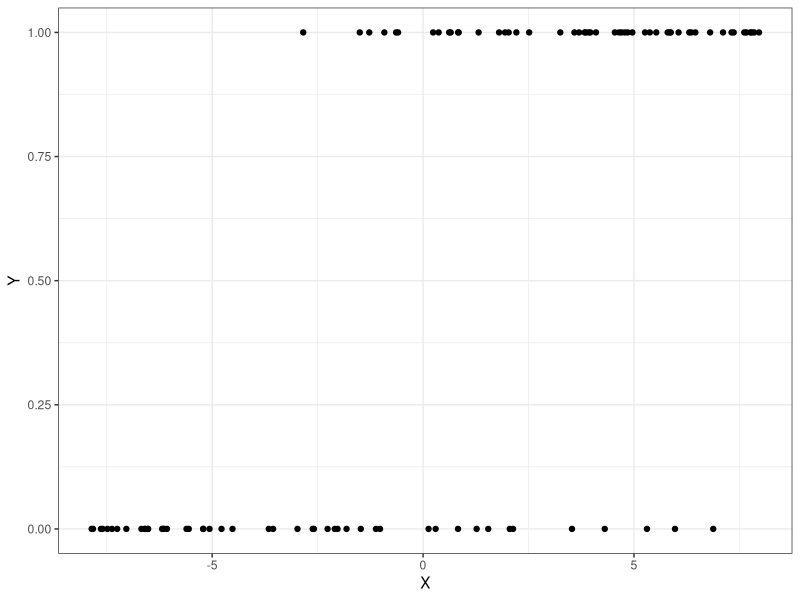
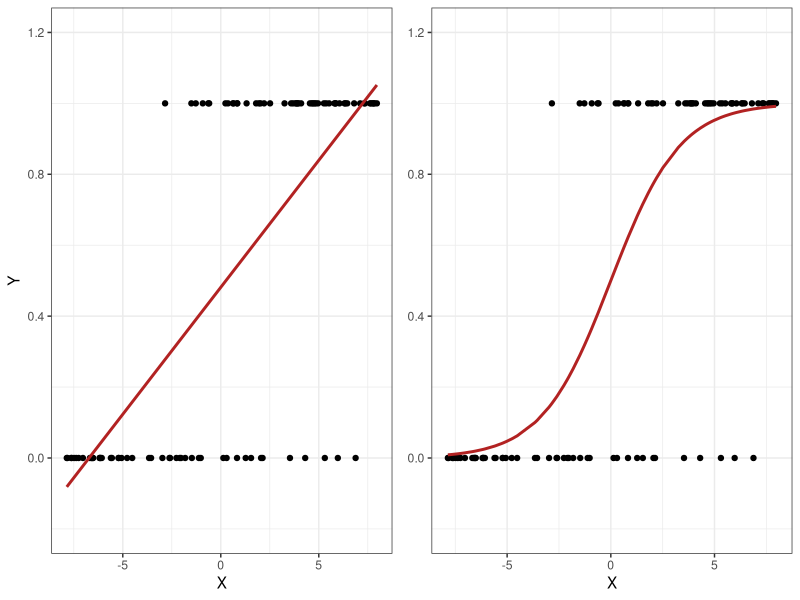

Reproduce these figures in R, in order.
## ---- chunk 1
options(digits = 3)
## ---- chunk 2
library(ggplot2)
library(gridExtra)

set.seed(1776)

beta.true <- as.matrix(c(0.6))
N <- 100
K <- nrow(beta.true)
X <- matrix(runif(K * N, -8, 8), ncol = K)
probs <- 1/(1 + exp(-X %*% beta.true))

Y <- rbinom(n = N, size = 1, prob = probs)
  
lin.mod <- lm(Y ~ X)$coefficients

lin.mod.pred <- cbind(1,X) %*% lin.mod

ggplot(data = data.frame(Y = Y, X = X), aes(x = X, y = Y)) +
  geom_point() + 
  theme_bw()
## ---- chunk 3
plot.bad <- ggplot(data = as.data.frame(cbind(Y, X)), aes(x = X, y = Y)) +
  geom_point() + 
  geom_line(data = data.frame(pred = lin.mod.pred[order(X)], X = X[order(X)]), aes(y = pred), lwd = 1.01, color = "firebrick") + 
  theme_bw() +
  ylim(-0.2, 1.2) 

plot.cor <- ggplot(data = as.data.frame(cbind(Y, X)), aes(x = X, y = Y)) +
  geom_point() + 
  geom_line(data = data.frame(probs = probs[order(X)], X = X[order(X)]), aes(y = probs), lwd = 1.01, color = "firebrick") + 
  theme_bw() +
  ylim(-0.2, 1.2) +
  theme(axis.title.y = element_blank())

grid.arrange(plot.bad, plot.cor, ncol = 2)


